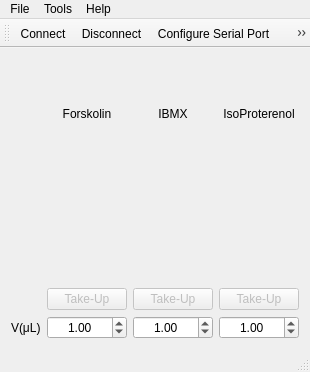
<?xml version="1.0" encoding="UTF-8"?>
<ui version="4.0">
 <class>MainWindow</class>
 <widget class="QMainWindow" name="MainWindow">
  <property name="enabled">
   <bool>true</bool>
  </property>
  <property name="geometry">
   <rect>
    <x>0</x>
    <y>0</y>
    <width>286</width>
    <height>372</height>
   </rect>
  </property>
  <property name="windowTitle">
   <string>JalinkLab Injector</string>
  </property>
  <widget class="QWidget" name="centralWidget">
   <layout class="QVBoxLayout" name="verticalLayout">
    <item>
     <layout class="QGridLayout" name="gridLayout">
      <item row="2" column="1">
       <widget class="QPushButton" name="inj1Button">
        <property name="enabled">
         <bool>false</bool>
        </property>
        <property name="text">
         <string>Take-Up</string>
        </property>
        <property name="checkable">
         <bool>true</bool>
        </property>
       </widget>
      </item>
      <item row="0" column="2">
       <widget class="QLabel" name="inj2Label">
        <property name="text">
         <string>IBMX</string>
        </property>
        <property name="alignment">
         <set>Qt::AlignCenter</set>
        </property>
       </widget>
      </item>
      <item row="1" column="2">
       <widget class="QLabel" name="inj2ImageLabel">
        <property name="text">
         <string/>
        </property>
        <property name="pixmap">
         <pixmap resource="injector.qrc">:/images/injector_empty.png</pixmap>
        </property>
        <property name="alignment">
         <set>Qt::AlignCenter</set>
        </property>
       </widget>
      </item>
      <item row="0" column="1">
       <widget class="QLabel" name="inj1Label">
        <property name="text">
         <string>Forskolin</string>
        </property>
        <property name="alignment">
         <set>Qt::AlignCenter</set>
        </property>
       </widget>
      </item>
      <item row="1" column="3">
       <widget class="QLabel" name="inj3ImageLabel">
        <property name="text">
         <string/>
        </property>
        <property name="pixmap">
         <pixmap resource="injector.qrc">:/images/injector_empty.png</pixmap>
        </property>
        <property name="alignment">
         <set>Qt::AlignCenter</set>
        </property>
       </widget>
      </item>
      <item row="1" column="1">
       <widget class="QLabel" name="inj1ImageLabel">
        <property name="text">
         <string/>
        </property>
        <property name="pixmap">
         <pixmap resource="injector.qrc">:/images/injector_empty.png</pixmap>
        </property>
        <property name="alignment">
         <set>Qt::AlignCenter</set>
        </property>
       </widget>
      </item>
      <item row="2" column="3">
       <widget class="QPushButton" name="inj3Button">
        <property name="enabled">
         <bool>false</bool>
        </property>
        <property name="text">
         <string>Take-Up</string>
        </property>
        <property name="checkable">
         <bool>true</bool>
        </property>
        <property name="checked">
         <bool>false</bool>
        </property>
       </widget>
      </item>
      <item row="0" column="3">
       <widget class="QLabel" name="inj3Label">
        <property name="text">
         <string>IsoProterenol</string>
        </property>
        <property name="alignment">
         <set>Qt::AlignCenter</set>
        </property>
       </widget>
      </item>
      <item row="2" column="2">
       <widget class="QPushButton" name="inj2Button">
        <property name="enabled">
         <bool>false</bool>
        </property>
        <property name="text">
         <string>Take-Up</string>
        </property>
        <property name="checkable">
         <bool>true</bool>
        </property>
        <property name="checked">
         <bool>false</bool>
        </property>
       </widget>
      </item>
      <item row="3" column="0">
       <widget class="QLabel" name="label">
        <property name="text">
         <string>V(μL)</string>
        </property>
       </widget>
      </item>
      <item row="3" column="1">
       <widget class="QDoubleSpinBox" name="inj1Volume">
        <property name="alignment">
         <set>Qt::AlignCenter</set>
        </property>
        <property name="maximum">
         <double>10.000000000000000</double>
        </property>
        <property name="singleStep">
         <double>0.100000000000000</double>
        </property>
        <property name="value">
         <double>1.000000000000000</double>
        </property>
       </widget>
      </item>
      <item row="3" column="2">
       <widget class="QDoubleSpinBox" name="inj2Volume">
        <property name="alignment">
         <set>Qt::AlignCenter</set>
        </property>
        <property name="maximum">
         <double>10.000000000000000</double>
        </property>
        <property name="singleStep">
         <double>0.100000000000000</double>
        </property>
        <property name="value">
         <double>1.000000000000000</double>
        </property>
       </widget>
      </item>
      <item row="3" column="3">
       <widget class="QDoubleSpinBox" name="inj3Volume">
        <property name="enabled">
         <bool>true</bool>
        </property>
        <property name="alignment">
         <set>Qt::AlignCenter</set>
        </property>
        <property name="maximum">
         <double>10.000000000000000</double>
        </property>
        <property name="singleStep">
         <double>0.100000000000000</double>
        </property>
        <property name="value">
         <double>1.000000000000000</double>
        </property>
       </widget>
      </item>
     </layout>
    </item>
   </layout>
  </widget>
  <widget class="QMenuBar" name="menuBar">
   <property name="geometry">
    <rect>
     <x>0</x>
     <y>0</y>
     <width>286</width>
     <height>17</height>
    </rect>
   </property>
   <widget class="QMenu" name="menuCalls">
    <property name="title">
     <string>File</string>
    </property>
    <addaction name="actionConnect"/>
    <addaction name="actionDisconnect"/>
    <addaction name="separator"/>
    <addaction name="actionQuit"/>
   </widget>
   <widget class="QMenu" name="menuTools">
    <property name="title">
     <string>Tools</string>
    </property>
    <addaction name="actionConfigure"/>
    <addaction name="actionClear"/>
    <addaction name="actionConfigureInjector"/>
    <addaction name="actionConsole"/>
   </widget>
   <widget class="QMenu" name="menuHelp">
    <property name="title">
     <string>Help</string>
    </property>
    <addaction name="actionAbout"/>
    <addaction name="actionAboutQt"/>
   </widget>
   <addaction name="menuCalls"/>
   <addaction name="menuTools"/>
   <addaction name="menuHelp"/>
  </widget>
  <widget class="QToolBar" name="mainToolBar">
   <attribute name="toolBarArea">
    <enum>TopToolBarArea</enum>
   </attribute>
   <attribute name="toolBarBreak">
    <bool>false</bool>
   </attribute>
   <addaction name="actionConnect"/>
   <addaction name="actionDisconnect"/>
   <addaction name="actionConfigure"/>
   <addaction name="actionConfigureInjector"/>
   <addaction name="actionConsole"/>
  </widget>
  <widget class="QStatusBar" name="statusBar"/>
  <action name="actionAbout">
   <property name="text">
    <string>&amp;About</string>
   </property>
   <property name="toolTip">
    <string>About program</string>
   </property>
   <property name="shortcut">
    <string>Alt+A</string>
   </property>
  </action>
  <action name="actionAboutQt">
   <property name="text">
    <string>About Qt</string>
   </property>
  </action>
  <action name="actionConnect">
   <property name="icon">
    <iconset resource="injector.qrc">
     <normaloff>:/images/connect.png</normaloff>:/images/connect.png</iconset>
   </property>
   <property name="text">
    <string>C&amp;onnect</string>
   </property>
   <property name="toolTip">
    <string>Connect to serial port</string>
   </property>
   <property name="shortcut">
    <string>Ctrl+O</string>
   </property>
  </action>
  <action name="actionDisconnect">
   <property name="icon">
    <iconset resource="injector.qrc">
     <normaloff>:/images/disconnect.png</normaloff>:/images/disconnect.png</iconset>
   </property>
   <property name="text">
    <string>&amp;Disconnect</string>
   </property>
   <property name="toolTip">
    <string>Disconnect from serial port</string>
   </property>
   <property name="shortcut">
    <string>Ctrl+D</string>
   </property>
  </action>
  <action name="actionConfigure">
   <property name="icon">
    <iconset resource="injector.qrc">
     <normaloff>:/images/settings.png</normaloff>:/images/settings.png</iconset>
   </property>
   <property name="text">
    <string>&amp;Configure Serial Port</string>
   </property>
   <property name="toolTip">
    <string>Configure serial port</string>
   </property>
   <property name="shortcut">
    <string>Alt+C</string>
   </property>
  </action>
  <action name="actionClear">
   <property name="icon">
    <iconset resource="injector.qrc">
     <normaloff>:/images/clear.png</normaloff>:/images/clear.png</iconset>
   </property>
   <property name="text">
    <string>C&amp;lear Monitor</string>
   </property>
   <property name="toolTip">
    <string>Clear data</string>
   </property>
   <property name="shortcut">
    <string>Alt+L</string>
   </property>
  </action>
  <action name="actionQuit">
   <property name="icon">
    <iconset resource="injector.qrc">
     <normaloff>:/images/application-exit.png</normaloff>:/images/application-exit.png</iconset>
   </property>
   <property name="text">
    <string>&amp;Quit</string>
   </property>
   <property name="shortcut">
    <string>Ctrl+Q</string>
   </property>
  </action>
  <action name="actionConfigureInjector">
   <property name="icon">
    <iconset resource="injector.qrc">
     <normaloff>:/images/settings_inj.png</normaloff>:/images/settings_inj.png</iconset>
   </property>
   <property name="text">
    <string>C&amp;onfigure Injector</string>
   </property>
   <property name="shortcut">
    <string>Ctrl+Alt+I</string>
   </property>
  </action>
  <action name="actionConsole">
   <property name="icon">
    <iconset resource="injector.qrc">
     <normaloff>:/images/console.png</normaloff>:/images/console.png</iconset>
   </property>
   <property name="text">
    <string>Console</string>
   </property>
  </action>
 </widget>
 <layoutdefault spacing="6" margin="11"/>
 <resources>
  <include location="injector.qrc"/>
 </resources>
 <connections/>
</ui>
